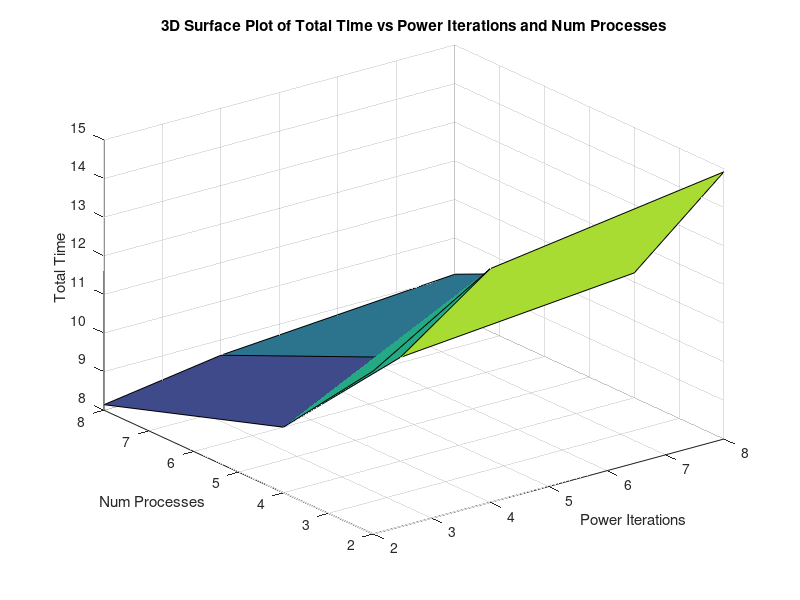
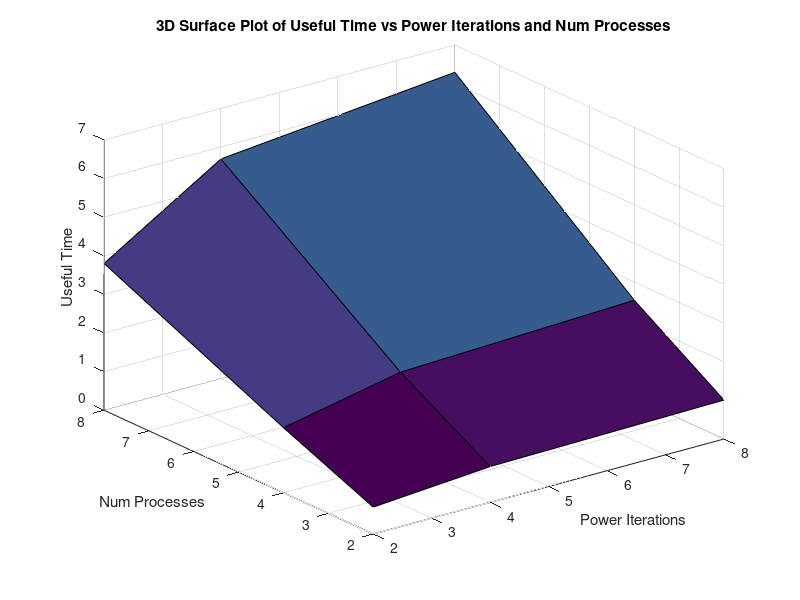
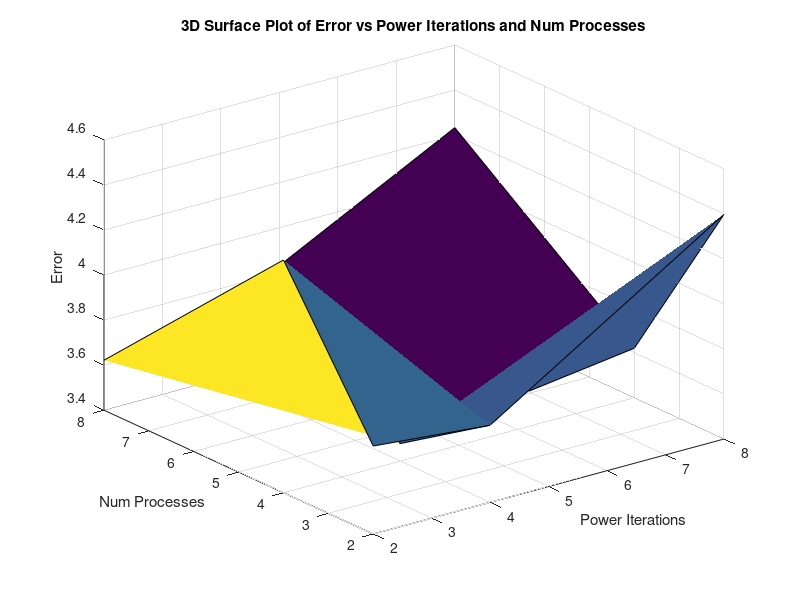
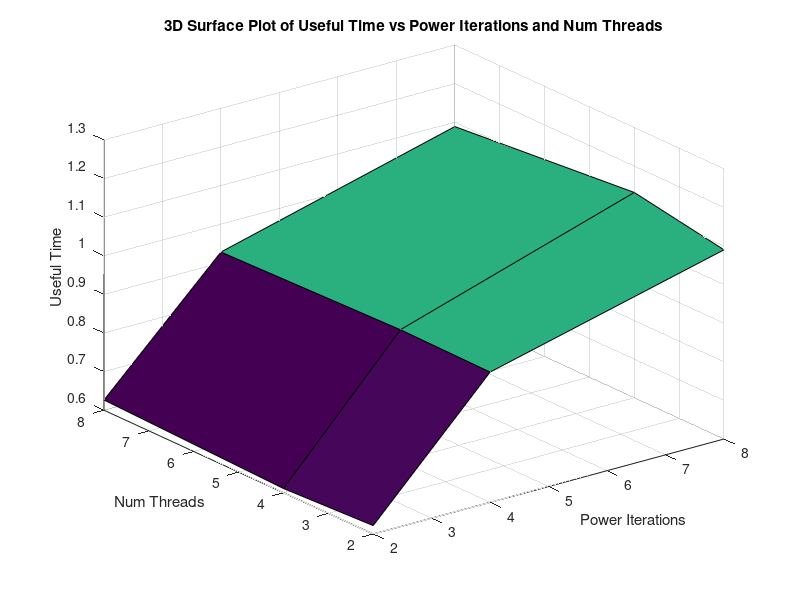

Write MATLAB code to recreate these figures, in order.


PowerIteration = [8,4,2,8,4,2,8,4,2];

NumThread = [8,8,8,4,4,4,2,2,2];

TotalTime = [9.06261133333333,8.605155,8.14293933333333,11.2341593333333,10.6867413333333,9.69740633333333,14.9222093333333,14.0515413333333,12.219839];
%ProcessTime = [1.70064329166667,1.45637983333333,0.979620791666667,3.43791783333333,2.92534958333333,1.93053083333333,6.8825485,5.90270366666667,3.92319266666667];
ProcessTime = [57.0283173333333,48.9525693333333,30.9574983333333,28.369276,24.5985803333333,16.342885,15.0615596666667,13.018988,8.49762333333333]

Error = [4.233081,3.697486,3.62206366666667,3.61976,3.47782166666667,4.43357633333333,4.39731933333333,3.74245,3.790614];



[X, Y] = meshgrid(unique(PowerIteration), unique(NumThread));

t_time = griddata(PowerIteration, NumThread, TotalTime, X, Y, 'linear');
p_time = griddata(PowerIteration, NumThread, ProcessTime./TotalTime, X, Y, 'linear');
error = griddata(PowerIteration, NumThread, Error, X, Y, 'linear');


surf(X,Y,t_time);
xlabel('Power Iterations');
ylabel('Num Processes');
zlabel('Total Time');
title('3D Surface Plot of Total Time vs Power Iterations and Num Processes'); grid on;

figure;
surf(X,Y,p_time);
xlabel('Power Iterations');
ylabel('Num Processes');
zlabel('Useful Time');
title('3D Surface Plot of Useful Time vs Power Iterations and Num Processes'); grid on;

figure;
surf(X,Y,error);
xlabel('Power Iterations');
ylabel('Num Processes');
zlabel('Error');
title('3D Surface Plot of Error vs Power Iterations and Num Processes'); grid on;


TotalTime = [12.496779,12.558154,12.509493,12.1502836666667,12.44515,12.639199,12.6273286666667,12.5934426666667,12.6201093333333];
%ThreadTime = [7.12853966666667,6.11907116666667,3.86968729166667,7.092319,6.14964508333333,4.08572125,7.53077983333333,6.509494,4.24881166666667];
ThreadTime = [13.6051463333333,11.6510386666667,7.83696633333333,13.7516713333333,11.7013983333333,7.72212333333333,13.765097,11.8054073333333,7.84638533333333]

Error = [3.580631,3.17998366666667,3.81608433333333,4.53182166666667,4.66895966666667,4.28700566666667,4.201654,4.30027966666667,4.42504833333333];

t_time = griddata(PowerIteration, NumThread, TotalTime, X, Y, 'linear');
p_time = griddata(PowerIteration, NumThread, ThreadTime./TotalTime, X, Y, 'linear');
error = griddata(PowerIteration, NumThread, Error, X, Y, 'linear');

%figure;
%surf(X,Y,t_time);
%xlabel('Power Iterations');
%ylabel('Num Threads');
%zlabel('Total Time');
%title('3D Surface Plot of Total Time vs Power Iterations and Num Threads'); grid on;

figure;
surf(X,Y,p_time);
xlabel('Power Iterations');
ylabel('Num Threads');
zlabel('Useful Time');
title('3D Surface Plot of Useful Time vs Power Iterations and Num Threads'); grid on;

%figure;
%surf(X,Y,error);
%xlabel('Power Iterations');
%ylabel('Num Threads');
%zlabel('Error');
%title('3D Surface Plot of Error vs Power Iterations and Num Threads'); grid on;
